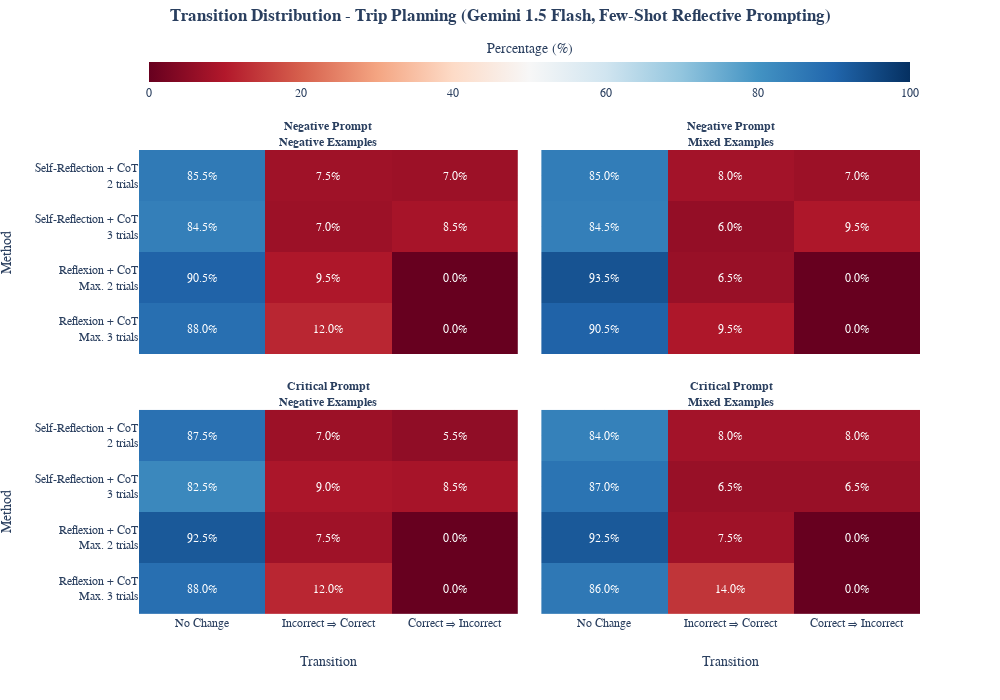

The notebook cell saved with this chart:
### Code cell
from typing import List, Tuple, Dict

def process_data(total_df: pd.DataFrame, prompt_example: str) -> Tuple[List[str], List[float]]:
    """
    Process data for a given prompt example.
    
    Args:
    total_df (pd.DataFrame): The complete dataset.
    prompt_example (str): The specific prompt example to process.
    
    Returns:
    Tuple[List[str], List[float]]: A tuple containing methods and their corresponding values.
    """
    df_prompt = total_df[total_df['prompt_examples'] == prompt_example]
    
    methods = [
        'Reflexion + CoT<br>Max. 3 trials',
        'Reflexion + CoT<br>Max. 2 trials',
        'Self-Reflection + CoT<br>3 trials',
        'Self-Reflection + CoT<br>2 trials'
    ]
    
    method_mapping = {
        'reflexion_cot_3': 'Reflexion + CoT<br>Max. 3 trials',
        'reflexion_cot_2': 'Reflexion + CoT<br>Max. 2 trials',
        'selfreflection_cot_3': 'Self-Reflection + CoT<br>3 trials',
        'selfreflection_cot_2': 'Self-Reflection + CoT<br>2 trials',
    }
    
    result = []
    
    for method in method_mapping.keys():
        df_method = df_prompt[df_prompt['method'] == method]
        df_transitions = df_method[df_method['transition'] == 'start_to_final']
        transition_counts = df_transitions.groupby('result_type')['value'].sum()
        
        correct_to_correct = transition_counts.get('correct_to_correct', 0)
        incorrect_to_correct = transition_counts.get('incorrect_to_correct', 0)
        correct_to_incorrect = transition_counts.get('correct_to_incorrect', 0)
        incorrect_to_incorrect = transition_counts.get('incorrect_to_incorrect', 0)
        
        total = sum(transition_counts)
        if total == 0:
            result.extend([0, 0, 0])
        else:
            result.extend([
                (correct_to_correct + incorrect_to_incorrect) / total * 100,
                incorrect_to_correct / total * 100,
                correct_to_incorrect / total * 100
            ])
    
    return methods, result

def create_heatmap(methods: List[str], values: List[float], show_colorbar: bool = False) -> go.Heatmap:
    """
    Create a heatmap trace for the subplot.
    
    Args:
    methods (List[str]): List of methods.
    values (List[float]): List of corresponding values.
    show_colorbar (bool): Whether to show the colorbar.
    
    Returns:
    go.Heatmap: A Plotly heatmap object.
    """
    z_values = [values[i:i+3] for i in range(0, len(values), 3)]
    return go.Heatmap(
        z=z_values,
        x=['No Change', 'Incorrect ⇒ Correct', 'Correct ⇒ Incorrect'],
        y=methods,
        colorscale='RdBu',
        zmin=0,
        zmax=100,
        showscale=show_colorbar,
        colorbar=dict(
            title="Percentage (%)", 
            orientation="h",
            y=1.1,
            x=0.5,
            yanchor="bottom",
            thickness=20,
            title_side="top",
        ),
        text=[[f"{val:.1f}%" for val in row] for row in z_values],
        texttemplate="%{text}",
        textfont={"size": 12},
        hovertemplate='Method: %{y}<br>Transition: %{x}<br>Percentage: %{z:.1f}%<extra></extra>'
    )

def create_visualization(total_df: pd.DataFrame) -> None:
    """
    Create and save the visualization.
    
    Args:
    total_df (pd.DataFrame): The complete dataset.
    """
    titles = [
        '<b>Negative Prompt<br>Negative Examples</b>',
        '<b>Negative Prompt<br>Mixed Examples</b>',
        '<b>Critical Prompt<br>Negative Examples</b>',
        '<b>Critical Prompt<br>Mixed Examples</b>'
    ]

    prompt_examples = [
        'negative_prompt_negative_examples',
        'negative_prompt_mixed_examples',
        'critical_prompt_negative_examples',
        'critical_prompt_mixed_examples'
    ]

    fig = make_subplots(rows=2,
                        cols=2,
                        subplot_titles=titles,
                        horizontal_spacing=0.03,  # Increased from 0.1
                        vertical_spacing=0.12,   # Increased from 0.2,
                        shared_xaxes=True,
     )

    for i, (title, prompt_example) in enumerate(zip(titles, prompt_examples)):
        row = i // 2 + 1
        col = i % 2 + 1
        
        methods, values = process_data(total_df, prompt_example)
        heatmap = create_heatmap(methods, values, show_colorbar=(i == 1))
        fig.add_trace(heatmap, row=row, col=col)

        if col == 1:
            fig.update_yaxes(
                title_text='Method',
                row=row,
                col=col,
                title_standoff=25
            )
        
        if row == 2:
            fig.update_xaxes(
                title_text='Transition',
                row=row,
                col=col,
                # Move it a bit down
                title_standoff=60
        )


    fig.update_layout(
        title={
            'text': '<b>Transition Distribution - Trip Planning (Gemini 1.5 Flash, Few-Shot Reflective Prompting)</b>',
            'y': 0.94,
            'x': 0.5,
            'xanchor': 'center',
            'yanchor': 'top',
        },
        template='plotly_white',
        font=dict(family="Arial, sans-serif", size=12),
        width=1000,
        height=700,
        margin=dict(t=150, b=0) 
    )

    # Update x-axes
    fig.update_xaxes(showgrid=False, zeroline=False)

    # Update y-axes
    fig.update_yaxes(showgrid=False, zeroline=False)
    fig.update_yaxes(showticklabels=False, row=1, col=2)
    fig.update_yaxes(showticklabels=False, row=2, col=2)

    for i in fig['layout']['annotations']:
        i['font'] = dict(family="Arial, sans-serif", size=12)

    fig.update_xaxes(showgrid=True)
    fig.update_yaxes(showgrid=True)

    fig.show()
    fig.write_image("transition_distribution_prompt_examples.pdf")


create_visualization(total_df)

### Figure 1 — Plotly figure (JSON) as saved in the notebook; plotly's stock layout.template omitted (floating-point values rounded to 4 significant figures)
{"data": [{"colorbar": {"orientation": "h", "thickness": 20, "title": {"side": "top", "text": "Percentage (%)"}, "x": 0.5, "y": 1.1, "yanchor": "bottom"}, "colorscale": [[0, "rgb(103,0,31)"], [0.1, "rgb(178,24,43)"], [0.2, "rgb(214,96,77)"], [0.3, "rgb(244,165,130)"], [0.4, "rgb(253,219,199)"], [0.5, "rgb(247,247,247)"], [0.6, "rgb(209,229,240)"], [0.7, "rgb(146,197,222)"], [0.8, "rgb(67,147,195)"], [0.9, "rgb(33,102,172)"], [1, "rgb(5,48,97)"]], "hovertemplate": "Method: %{y}<br>Transition: %{x}<br>Percentage: %{z:.1f}%<extra></extra>", "showscale": false, "text": [["88.0%", "12.0%", "0.0%"], ["90.5%", "9.5%", "0.0%"], ["84.5%", "7.0%", "8.5%"], ["85.5%", "7.5%", "7.0%"]], "textfont": {"size": 12}, "texttemplate": "%{text}", "type": "heatmap", "x": ["No Change", "Incorrect ⇒ Correct", "Correct ⇒ Incorrect"], "xaxis": "x", "y": ["Reflexion + CoT<br>Max. 3 trials", "Reflexion + CoT<br>Max. 2 trials", "Self-Reflection + CoT<br>3 trials", "Self-Reflection + CoT<br>2 trials"], "yaxis": "y", "z": [[88, 12, 0], [90.5, 9.5, 0], [84.5, 7.0, 8.5], [85.5, 7.5, 7.0]], "zmax": 100, "zmin": 0}, {"colorbar": {"orientation": "h", "thickness": 20, "title": {"side": "top", "text": "Percentage (%)"}, "x": 0.5, "y": 1.1, "yanchor": "bottom"}, "colorscale": [[0, "rgb(103,0,31)"], [0.1, "rgb(178,24,43)"], [0.2, "rgb(214,96,77)"], [0.3, "rgb(244,165,130)"], [0.4, "rgb(253,219,199)"], [0.5, "rgb(247,247,247)"], [0.6, "rgb(209,229,240)"], [0.7, "rgb(146,197,222)"], [0.8, "rgb(67,147,195)"], [0.9, "rgb(33,102,172)"], [1, "rgb(5,48,97)"]], "hovertemplate": "Method: %{y}<br>Transition: %{x}<br>Percentage: %{z:.1f}%<extra></extra>", "showscale": true, "text": [["90.5%", "9.5%", "0.0%"], ["93.5%", "6.5%", "0.0%"], ["84.5%", "6.0%", "9.5%"], ["85.0%", "8.0%", "7.0%"]], "textfont": {"size": 12}, "texttemplate": "%{text}", "type": "heatmap", "x": ["No Change", "Incorrect ⇒ Correct", "Correct ⇒ Incorrect"], "xaxis": "x2", "y": ["Reflexion + CoT<br>Max. 3 trials", "Reflexion + CoT<br>Max. 2 trials", "Self-Reflection + CoT<br>3 trials", "Self-Reflection + CoT<br>2 trials"], "yaxis": "y2", "z": [[90.5, 9.5, 0], [93.5, 6.5, 0], [84.5, 6, 9.5], [85, 8, 7.0]], "zmax": 100, "zmin": 0}, {"colorbar": {"orientation": "h", "thickness": 20, "title": {"side": "top", "text": "Percentage (%)"}, "x": 0.5, "y": 1.1, "yanchor": "bottom"}, "colorscale": [[0, "rgb(103,0,31)"], [0.1, "rgb(178,24,43)"], [0.2, "rgb(214,96,77)"], [0.3, "rgb(244,165,130)"], [0.4, "rgb(253,219,199)"], [0.5, "rgb(247,247,247)"], [0.6, "rgb(209,229,240)"], [0.7, "rgb(146,197,222)"], [0.8, "rgb(67,147,195)"], [0.9, "rgb(33,102,172)"], [1, "rgb(5,48,97)"]], "hovertemplate": "Method: %{y}<br>Transition: %{x}<br>Percentage: %{z:.1f}%<extra></extra>", "showscale": false, "text": [["88.0%", "12.0%", "0.0%"], ["92.5%", "7.5%", "0.0%"], ["82.5%", "9.0%", "8.5%"], ["87.5%", "7.0%", "5.5%"]], "textfont": {"size": 12}, "texttemplate": "%{text}", "type": "heatmap", "x": ["No Change", "Incorrect ⇒ Correct", "Correct ⇒ Incorrect"], "xaxis": "x3", "y": ["Reflexion + CoT<br>Max. 3 trials", "Reflexion + CoT<br>Max. 2 trials", "Self-Reflection + CoT<br>3 trials", "Self-Reflection + CoT<br>2 trials"], "yaxis": "y3", "z": [[88, 12, 0], [92.5, 7.5, 0], [82.5, 9, 8.5], [87.5, 7.0, 5.5]], "zmax": 100, "zmin": 0}, {"colorbar": {"orientation": "h", "thickness": 20, "title": {"side": "top", "text": "Percentage (%)"}, "x": 0.5, "y": 1.1, "yanchor": "bottom"}, "colorscale": [[0, "rgb(103,0,31)"], [0.1, "rgb(178,24,43)"], [0.2, "rgb(214,96,77)"], [0.3, "rgb(244,165,130)"], [0.4, "rgb(253,219,199)"], [0.5, "rgb(247,247,247)"], [0.6, "rgb(209,229,240)"], [0.7, "rgb(146,197,222)"], [0.8, "rgb(67,147,195)"], [0.9, "rgb(33,102,172)"], [1, "rgb(5,48,97)"]], "hovertemplate": "Method: %{y}<br>Transition: %{x}<br>Percentage: %{z:.1f}%<extra></extra>", "showscale": false, "text": [["86.0%", "14.0%", "0.0%"], ["92.5%", "7.5%", "0.0%"], ["87.0%", "6.5%", "6.5%"], ["84.0%", "8.0%", "8.0%"]], "textfont": {"size": 12}, "texttemplate": "%{text}", "type": "heatmap", "x": ["No Change", "Incorrect ⇒ Correct", "Correct ⇒ Incorrect"], "xaxis": "x4", "y": ["Reflexion + CoT<br>Max. 3 trials", "Reflexion + CoT<br>Max. 2 trials", "Self-Reflection + CoT<br>3 trials", "Self-Reflection + CoT<br>2 trials"], "yaxis": "y4", "z": [[86, 14.0, 0], [92.5, 7.5, 0], [87, 6.5, 6.5], [84, 8, 8]], "zmax": 100, "zmin": 0}], "layout": {"annotations": [{"font": {"family": "Arial, sans-serif", "size": 12}, "showarrow": false, "text": "<b>Negative Prompt<br>Negative Examples</b>", "x": 0.2425, "xanchor": "center", "xref": "paper", "y": 1, "yanchor": "bottom", "yref": "paper"}, {"font": {"family": "Arial, sans-serif", "size": 12}, "showarrow": false, "text": "<b>Negative Prompt<br>Mixed Examples</b>", "x": 0.7575, "xanchor": "center", "xref": "paper", "y": 1, "yanchor": "bottom", "yref": "paper"}, {"font": {"family": "Arial, sans-serif", "size": 12}, "showarrow": false, "text": "<b>Critical Prompt<br>Negative Examples</b>", "x": 0.2425, "xanchor": "center", "xref": "paper", "y": 0.44, "yanchor": "bottom", "yref": "paper"}, {"font": {"family": "Arial, sans-serif", "size": 12}, "showarrow": false, "text": "<b>Critical Prompt<br>Mixed Examples</b>", "x": 0.7575, "xanchor": "center", "xref": "paper", "y": 0.44, "yanchor": "bottom", "yref": "paper"}], "font": {"family": "Arial, sans-serif", "size": 12}, "height": 700, "margin": {"b": 0, "t": 150}, "title": {"text": "<b>Transition Distribution - Trip Planning (Gemini 1.5 Flash, Few-Shot Reflective Prompting)</b>", "x": 0.5, "xanchor": "center", "y": 0.94, "yanchor": "top"}, "width": 1000, "xaxis": {"anchor": "y", "domain": [0, 0.485], "matches": "x3", "showgrid": true, "showticklabels": false, "zeroline": false}, "xaxis2": {"anchor": "y2", "domain": [0.515, 1], "matches": "x4", "showgrid": true, "showticklabels": false, "zeroline": false}, "xaxis3": {"anchor": "y3", "domain": [0, 0.485], "showgrid": true, "title": {"standoff": 60, "text": "Transition"}, "zeroline": false}, "xaxis4": {"anchor": "y4", "domain": [0.515, 1], "showgrid": true, "title": {"standoff": 60, "text": "Transition"}, "zeroline": false}, "yaxis": {"anchor": "x", "domain": [0.56, 1], "showgrid": true, "title": {"standoff": 25, "text": "Method"}, "zeroline": false}, "yaxis2": {"anchor": "x2", "domain": [0.56, 1], "showgrid": true, "showticklabels": false, "zeroline": false}, "yaxis3": {"anchor": "x3", "domain": [0, 0.44], "showgrid": true, "title": {"standoff": 25, "text": "Method"}, "zeroline": false}, "yaxis4": {"anchor": "x4", "domain": [0, 0.44], "showgrid": true, "showticklabels": false, "zeroline": false}}}
